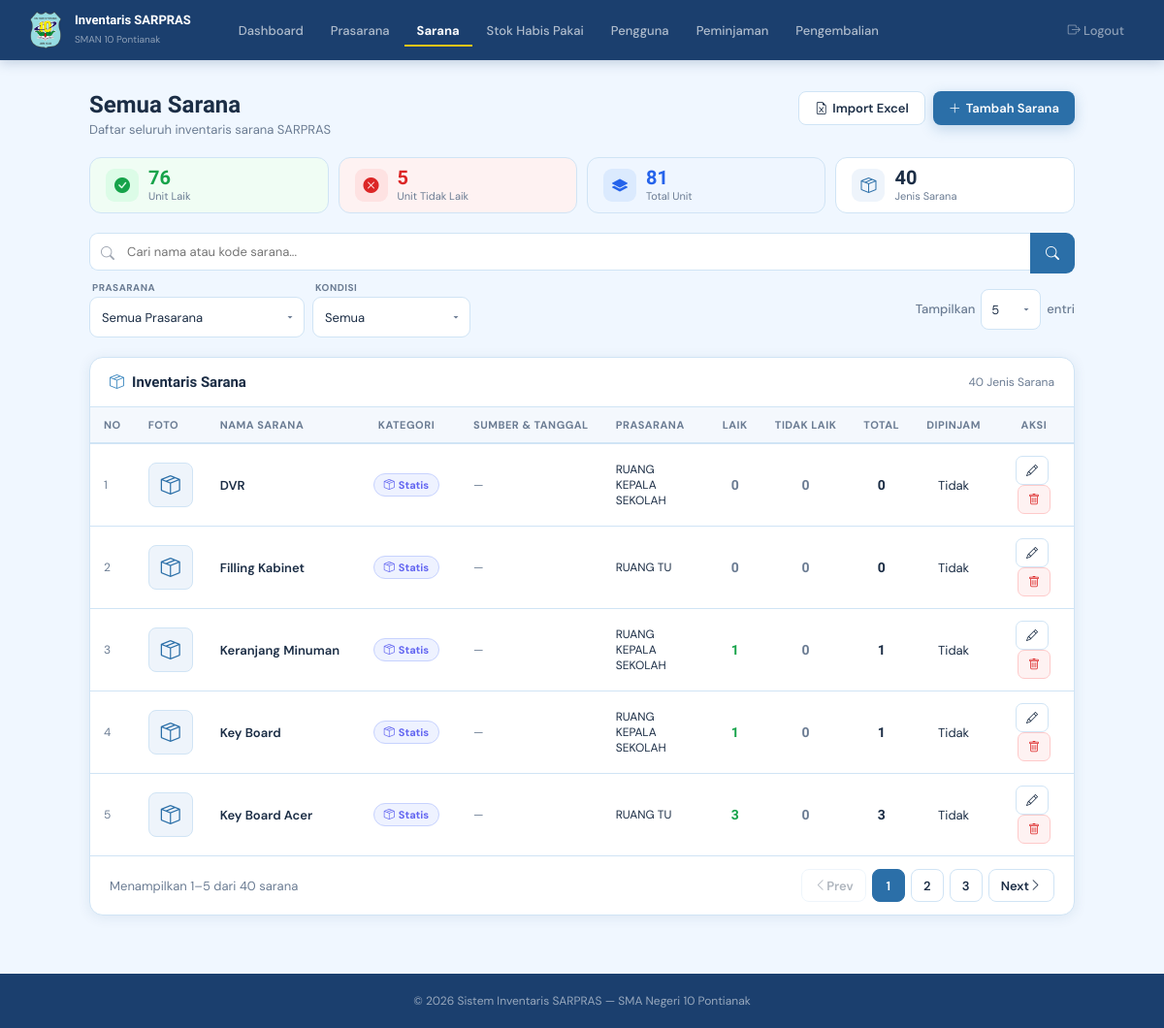
The page /admin/barang.php (signed in) on the database its author committed.
### tables this page shows
CREATE TABLE `barang` (
  `id_barang` int NOT NULL,
  `kode_barang` varchar(20) DEFAULT NULL,
  `nama_barang` varchar(100) NOT NULL,
  `id_ruangan` int NOT NULL,
  `jumlah` int NOT NULL,
  `jumlah_laik` int DEFAULT '0',
  `jumlah_tidak_laik` int DEFAULT '0',
  `deskripsi` text,
  `spesifikasi` text,
  `bisa_dipinjam` tinyint(1) DEFAULT '1',
  `pinjam_murid` tinyint(1) DEFAULT '1',
  `pinjam_guru` tinyint(1) DEFAULT '1',
  `pinjam_tendik` tinyint(1) DEFAULT '1',
  `foto` varchar(255) DEFAULT NULL,
  `kategori` enum('Barang Statis','Barang Habis Pakai') NOT NULL DEFAULT 'Barang Statis',
  `sumber_dana` varchar(150) DEFAULT NULL,
  `tanggal_pembelian` date DEFAULT NULL,
  `durasi_murid` int DEFAULT NULL COMMENT 'Batas waktu peminjaman murid (menit). NULL = bebas.',
  `durasi_guru` int DEFAULT NULL COMMENT 'Batas waktu peminjaman guru (menit). NULL = bebas.',
  `durasi_tendik` int DEFAULT NULL COMMENT 'Batas waktu peminjaman tendik (menit). NULL = bebas.'
);

CREATE TABLE `ruangan` (
  `id_ruangan` int NOT NULL,
  `nama_ruangan` varchar(75) NOT NULL,
  `keterangan` text,
  `foto` varchar(255) DEFAULT NULL,
  `panjang` decimal(8,2) DEFAULT NULL,
  `lebar` decimal(8,2) DEFAULT NULL,
  `persentase_kerusakan` decimal(5,2) DEFAULT '0.00'
);

### admin/barang.php (the view, shortened to what this page needs)
<?php
require_once "../config/koneksi.php";
$id_ruangan   = isset($_GET['ruangan']) ? (int)$_GET['ruangan'] : 0;
$nama_ruangan = '';
$search             = isset($_GET['q'])                  ? trim(mysqli_real_escape_string($conn, $_GET['q'])) : '';
$filter_ruangan     = isset($_GET['filter_ruangan'])     ? (int)$_GET['filter_ruangan']  : 0;
$filter_laik        = isset($_GET['filter_laik']) && in_array($_GET['filter_laik'],['laik','tidak_laik'])
                      ? $_GET['filter_laik'] : '';
$valid_per_page = [5,10,20,25,50,100];
$per_page = isset($_GET['per_page']) && in_array((int)$_GET['per_page'],$valid_per_page)
            ? (int)$_GET['per_page'] : 5;
$page = max(1, (int)($_GET['page'] ?? 1));
$where = "WHERE 1=1";
$total       = mysqli_fetch_assoc(mysqli_query($conn, "SELECT COUNT(*) as t FROM barang b $where"))['t'];
$total_pages = max(1, ceil($total / $per_page));
$page        = min($page, $total_pages);
$offset      = ($page - 1) * $per_page;
$barang_q = mysqli_query($conn, "
    SELECT b.*, r.nama_ruangan
    FROM barang b
    LEFT JOIN ruangan r ON b.id_ruangan = r.id_ruangan
    $where
    ORDER BY b.nama_barang ASC
    LIMIT $per_page OFFSET $offset
");
$sum_q = mysqli_fetch_assoc(mysqli_query($conn,
    "SELECT COALESCE(SUM(jumlah_laik),0) as total_laik,
            COALESCE(SUM(jumlah_tidak_laik),0) as total_tidak_laik
     FROM barang b $where"));
$total_laik      = (int)$sum_q['total_laik'];
$total_tidak_laik= (int)$sum_q['total_tidak_laik'];
$pending_count = mysqli_fetch_assoc(mysqli_query($conn,
    "SELECT COUNT(*) as t FROM pengguna WHERE status='pending'"))['t'];
$pm_menunggu   = mysqli_fetch_assoc(mysqli_query($conn,
    "SELECT COUNT(*) as t FROM peminjaman WHERE status='menunggu'"))['t'];
?>
<!DOCTYPE html>
<html lang="id">
<head>
  <link href="https://cdn.jsdelivr.net/npm/bootstrap-icons@1.11.1/font/bootstrap-icons.css" rel="stylesheet">
</head>
<body>
<nav class="navbar">
  <a href="dashboard.php" class="nav-brand">
    <img src="../assets/logo.png" alt="Logo">
    <div class="nav-brand-text">
      <strong>Inventaris SARPRAS</strong>
      <span>SMAN 10 Pontianak</span>
    </div>
  </a>
  <div class="nav-links">
    <a href="dashboard.php"    class="nav-link">Dashboard</a>
    <a href="ruangan.php"      class="nav-link">Prasarana</a>
    <a href="barang.php"       class="nav-link active">Sarana</a>
    <a href="stok_habis_pakai.php" class="nav-link">Stok Habis Pakai</a>
    <a href="pengguna.php"     class="nav-link">Pengguna<?php if ($pending_count > 0): ?><span class="nav-badge"><?= $pending_count ?></span><?php endif; ?></a>
    <a href="peminjaman.php"   class="nav-link">Peminjaman<?php if ($pm_menunggu > 0): ?><span class="nav-badge"><?= $pm_menunggu ?></span><?php endif; ?></a>
    <a href="pengembalian.php" class="nav-link">Pengembalian</a>
    <a href="../auth/logout.php" class="nav-link logout"><i class="bi bi-box-arrow-right"></i> Logout</a>
  </div>
</nav>
<div class="page-wrapper">
  <div class="page-header">
    <div>
      <div class="page-title"><?= $nama_ruangan ? htmlspecialchars($nama_ruangan) : 'Semua Sarana' ?></div>
      <div class="page-sub">
        <?= $id_ruangan
          ? 'Menampilkan sarana di prasarana <strong>'.htmlspecialchars($nama_ruangan).'</strong>'
          : 'Daftar seluruh inventaris sarana SARPRAS' ?>
      </div>
    </div>
    <div style="display:flex;gap:8px;flex-wrap:wrap;">
      <button class="btn btn-secondary" onclick="openModal('modalImportBarang')">
        <i class="bi bi-file-earmark-excel"></i> Import Excel
      </button>
      <button class="btn btn-primary" onclick="openAddModal()">
        <i class="bi bi-plus-lg"></i> Tambah Sarana
      </button>
    </div>
  </div>
  <div class="summary-row">
    <div class="summary-pill pill-laik">
      <div class="summary-pill-icon pill-laik-icon"><i class="bi bi-check-circle-fill"></i></div>
      <div>
        <div class="summary-pill-val" style="color:#16A34A;"><?= number_format($total_laik) ?></div>
        <div class="summary-pill-lbl">Unit Laik</div>
      </div>
    </div>
    <div class="summary-pill pill-tdk">
      <div class="summary-pill-icon pill-tdk-icon"><i class="bi bi-x-circle-fill"></i></div>
      <div>
        <div class="summary-pill-val" style="color:#DC2626;"><?= number_format($total_tidak_laik) ?></div>
        <div class="summary-pill-lbl">Unit Tidak Laik</div>
      </div>
    </div>
    <div class="summary-pill pill-total">
      <div class="summary-pill-icon pill-total-icon"><i class="bi bi-layers-fill"></i></div>
      <div>
        <div class="summary-pill-val" style="color:#2563EB;"><?= number_format($total_laik + $total_tidak_laik) ?></div>
        <div class="summary-pill-lbl">Total Unit</div>
      </div>
    </div>
    <div class="summary-pill" style="background:var(--card);">
      <div class="summary-pill-icon" style="background:#EEF4FB;color:var(--blue-dark);"><i class="bi bi-box-seam"></i></div>
      <div>
        <div class="summary-pill-val" style="color:var(--text);"><?= number_format($total) ?></div>
        <div class="summary-pill-lbl">Jenis Sarana</div>
      </div>
    </div>
  </div>
  <div class="toolbar">
    <div class="toolbar-row">
      <form method="GET" id="searchFormBarang" style="display:flex;gap:0;flex:1;min-width:200px;">
        <div class="search-wrap-inner">
          <input type="text" name="q" id="searchInputBarang" class="search-input"
                 placeholder="Cari nama atau kode sarana..."
                 value="<?= htmlspecialchars($search) ?>">
        </div>
        <button type="submit" class="btn-search"><i class="bi bi-search"></i></button>
      </form>
    </div>
    <?php if (!$id_ruangan): ?>
    <div class="toolbar-row">
      <form method="GET" id="filterFormBarang" style="display:contents;">
        <div class="filter-group">
          <span class="filter-label">Prasarana</span>
          <select name="filter_ruangan" class="filter-select" onchange="this.form.submit()">
            <option value="">Semua Prasarana</option>
          </select>
        </div>
        <div class="filter-group">
          <span class="filter-label">Kondisi</span>
          <select name="filter_laik" class="filter-select" onchange="this.form.submit()">
            <option value="">Semua</option>
          </select>
        </div>
        <div class="show-entries-inline">
          <span class="lbl">Tampilkan</span>
          <select class="sel" name="per_page" onchange="this.form.submit()">
            <option value="5"   <?= $per_page==5?'selected':'' ?>>5</option>
          </select>
          <span class="lbl">entri</span>
        </div>
      </form>
    </div>
    <?php endif; ?>
  </div>
  <div class="card">
    <div class="card-header">
      <div class="card-title"><i class="bi bi-box-seam"></i>
        <?= $nama_ruangan ? htmlspecialchars($nama_ruangan) : 'Inventaris Sarana' ?>
      </div>
      <span style="font-size:12px;color:var(--muted);"><?= number_format($total) ?> Jenis Sarana</span>
    </div>
    <div class="table-wrap">
      <table class="inv-table">
        <thead>
          <tr>
            <th style="width:38px;">No</th>
            <th style="width:50px;">Foto</th>
            <th>Nama Sarana</th>
            <th class="center" style="width:110px;">Kategori</th>
            <th style="width:115px;">Sumber &amp; Tanggal</th>
            <?php if (!$id_ruangan): ?><th style="width:110px;">Prasarana</th><?php endif; ?>
            <th class="center" style="width:52px;">Laik</th>
            <th class="center" style="width:62px;">Tidak Laik</th>
            <th class="center" style="width:52px;">Total</th>
            <th class="center" style="width:72px;">Dipinjam</th>
            <th class="center" style="width:82px;">Aksi</th>
          </tr>
        </thead>
        <tbody>
          <?php
          $no = $offset + 1; $has = false;
          while ($b = mysqli_fetch_assoc($barang_q)):
            $laik = (int)($b['jumlah_laik']       ?? 0);
            $tdk  = (int)($b['jumlah_tidak_laik']  ?? 0);
            $tot  = $laik + $tdk;
            $b_js = htmlspecialchars(json_encode([
              'id'                => $b['id_barang'],
              'kode'              => $b['kode_barang'],
              'nama'              => $b['nama_barang'],
              'id_ruangan'        => $b['id_ruangan'],
              'kategori'          => $b['kategori'] ?? 'Barang Statis',
              'deskripsi'         => $b['deskripsi']   ?? '',
              'spesifikasi'       => $b['spesifikasi']  ?? '',
              'jumlah_laik'       => $laik,
              'jumlah_tidak_laik' => $tdk,
              'bisa_dipinjam'     => $b['bisa_dipinjam'],
              'pinjam_murid'      => $b['pinjam_murid']  ?? 1,
              'pinjam_guru'       => $b['pinjam_guru']   ?? 1,
              'pinjam_tendik'     => $b['pinjam_tendik'] ?? 1,
              'durasi_murid'      => $b['durasi_murid']  ?? '',
              'durasi_guru'       => $b['durasi_guru']   ?? '',
              'durasi_tendik'     => $b['durasi_tendik'] ?? '',
              'foto'              => $b['foto'] ?? '',
              'sumber_dana'       => $b['sumber_dana'] ?? '',
              'tanggal_pembelian' => $b['tanggal_pembelian'] ?? '',
            ]), ENT_QUOTES);
          ?>
          <tr>
            <td style="color:var(--muted);font-size:12px;"><?= $no++ ?></td>
            <td>
              <?php if (!empty($b['foto'])): ?>
                <img src="../assets/foto_barang/<?= htmlspecialchars($b['foto']) ?>" alt="Foto"
                     style="width:46px;height:46px;object-fit:cover;border-radius:8px;border:1.5px solid var(--border);display:block;">
              <?php else: ?>
                <div style="width:46px;height:46px;border-radius:8px;background:#EEF4FB;border:1.5px solid var(--border);display:flex;align-items:center;justify-content:center;font-size:20px;color:var(--blue-dark);"><i class="bi bi-box-seam"></i></div>
              <?php endif; ?>
            </td>
            <td>
              <div style="font-weight:600;"><?= htmlspecialchars($b['nama_barang']) ?></div>
            </td>
            <td class="center">
              <?php
                $kat = $b['kategori'] ?? 'Barang Statis';
                $kat_color = $kat === 'Barang Habis Pakai' ? '#D97706' : '#6366F1';
                $kat_bg    = $kat === 'Barang Habis Pakai' ? '#FFFBEB' : '#EEF2FF';
                $kat_border= $kat === 'Barang Habis Pakai' ? '#FDE68A' : '#C7D2FE';
                $kat_icon  = $kat === 'Barang Habis Pakai' ? 'bi-arrow-repeat' : 'bi-box-seam';
              ?>
              <span style="display:inline-flex;align-items:center;gap:4px;padding:4px 10px;border-radius:20px;font-size:11px;font-weight:700;background:<?= $kat_bg ?>;color:<?= $kat_color ?>;border:1px solid <?= $kat_border ?>;white-space:nowrap;">
                <i class="bi <?= $kat_icon ?>" style="font-size:11px;"></i>
                <?= $kat === 'Barang Habis Pakai' ? 'Habis Pakai' : 'Statis' ?>
              </span>
            </td>
            <td style="font-size:12px;">
              <?php if (!empty($b['tanggal_pembelian'])): ?>
                <div style="color:var(--muted);margin-top:3px;"><?= date('d/m/Y', strtotime($b['tanggal_pembelian'])) ?></div>
              <?php elseif (empty($b['sumber_dana'])): ?>
                <span style="color:var(--muted);">—</span>
              <?php endif; ?>
            </td>
            <?php if (!$id_ruangan): ?>
            <td style="font-size:12px;"><?= htmlspecialchars($b['nama_ruangan'] ?? '—') ?></td>
            <?php endif; ?>
            <td class="center">
              <span style="font-family:'Plus Jakarta Sans',sans-serif;font-weight:800;font-size:14px;color:<?= $laik > 0 ? '#16A34A' : 'var(--muted)' ?>;"><?= $laik ?></span>
            </td>
            <td class="center">
              <span style="font-family:'Plus Jakarta Sans',sans-serif;font-weight:800;font-size:14px;color:<?= $tdk > 0 ? '#DC2626' : 'var(--muted)' ?>;"><?= $tdk ?></span>
            </td>
            <td class="center">
              <span style="font-family:'Plus Jakarta Sans',sans-serif;font-weight:800;font-size:14px;color:var(--text);"><?= $tot ?></span>
            </td>
            <td class="center">
              <?php if ($b['bisa_dipinjam']): ?>
                <div style="display:flex;flex-direction:column;gap:3px;align-items:center;">
                  <?php if ($b['pinjam_murid']  ?? 1): ?><span class="badge badge-green"  style="font-size:10px;">Murid</span><?php endif; ?>
                  <?php if ($b['pinjam_guru']   ?? 1): ?><span class="badge badge-green"  style="font-size:10px;">Guru</span><?php endif; ?>
                  <?php if ($b['pinjam_tendik'] ?? 1): ?><span class="badge badge-green"  style="font-size:10px;">Tendik</span><?php endif; ?>
                </div>
              <?php else: ?>
                <span class="badge badge-gray">Tidak</span>
              <?php endif; ?>
            </td>
            <td class="center">
              <button class="btn btn-sm btn-secondary" onclick="openEditModal(<?= $b_js ?>)" style="margin-right:4px;"><i class="bi bi-pencil"></i></button>
              <button class="btn btn-sm btn-danger" onclick="openDeleteModal(<?= $b['id_barang'] ?>,'<?= htmlspecialchars(addslashes($b['nama_barang'])) ?>')"><i class="bi bi-trash"></i></button>
            </td>
          </tr>
          <?php endwhile; ?>
        </tbody>
      </table>
    </div>
    <?php if ($total > 0): ?>
    <div class="table-footer">
      <span>Menampilkan <?= $offset+1 ?>–<?= min($offset+$per_page,$total) ?> dari <?= number_format($total) ?> sarana</span>
      <div class="pag-btns">
        <?php
        $bu = '?' . ($id_ruangan ? "ruangan=$id_ruangan&nama=".urlencode($nama_ruangan)."&" : '')
            . ($filter_ruangan && !$id_ruangan ? "filter_ruangan=$filter_ruangan&" : '')
            . ($filter_laik ? "filter_laik=$filter_laik&" : '')
            . ($search ? "q=".urlencode($search)."&" : '')
            . ($per_page!=5 ? "per_page=$per_page&" : '');
        ?>
        <a href="<?= $bu ?>page=<?= $page-1 ?>" class="pag-btn pag-btn-text <?= $page<=1?'disabled':'' ?>"><i class="bi bi-chevron-left"></i> Prev</a>
        <?php for($i=max(1,$page-2);$i<=min($total_pages,$page+2);$i++): ?><a href="<?= $bu ?>page=<?= $i ?>" class="pag-btn <?= $i==$page?'active':'' ?>"><?= $i ?></a><?php endfor; ?>
        <a href="<?= $bu ?>page=<?= $page+1 ?>" class="pag-btn pag-btn-text <?= $page>=$total_pages?'disabled':'' ?>">Next <i class="bi bi-chevron-right"></i></a>
      </div>
    </div>
    <?php endif; ?>
  </div>
</div>
<footer>&copy; <?= date('Y') ?> Sistem Inventaris SARPRAS — SMA Negeri 10 Pontianak</footer>
</body>
</html>

### rows shown on the page
barang: nama_barang "DVR", kategori "Statis", id_ruangan.nama_ruangan "RUANG KEPALA SEKOLAH", jumlah_laik "0", jumlah_tidak_laik "0", bisa_dipinjam "Tidak"
barang: nama_barang "Filling Kabinet", kategori "Statis", id_ruangan.nama_ruangan "RUANG TU", jumlah_laik "0", jumlah_tidak_laik "0", bisa_dipinjam "Tidak"
barang: nama_barang "Keranjang Minuman", kategori "Statis", id_ruangan.nama_ruangan "RUANG KEPALA SEKOLAH", jumlah_laik "1", jumlah_tidak_laik "0", bisa_dipinjam "Tidak"
barang: nama_barang "Key Board", kategori "Statis", id_ruangan.nama_ruangan "RUANG KEPALA SEKOLAH", jumlah_laik "1", jumlah_tidak_laik "0", bisa_dipinjam "Tidak"
barang: nama_barang "Key Board Acer", kategori "Statis", id_ruangan.nama_ruangan "RUANG TU", jumlah_laik "3", jumlah_tidak_laik "0", bisa_dipinjam "Tidak"

### other values the page prints
$total_laik "76"
$total_tidak_laik "5"
$total_laik + $total_tidak_laik "81"
$total "40"
$offset+1 "1"
min($offset+$per_page,$total) "5"
